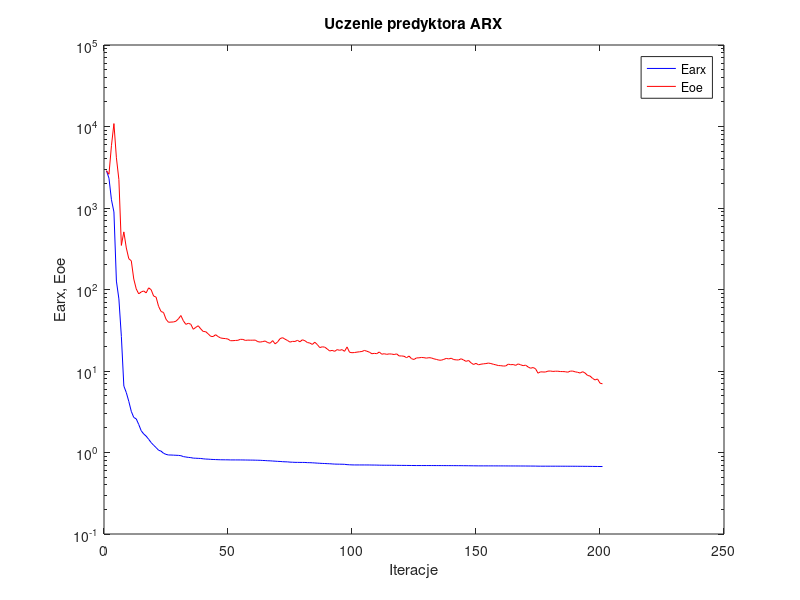
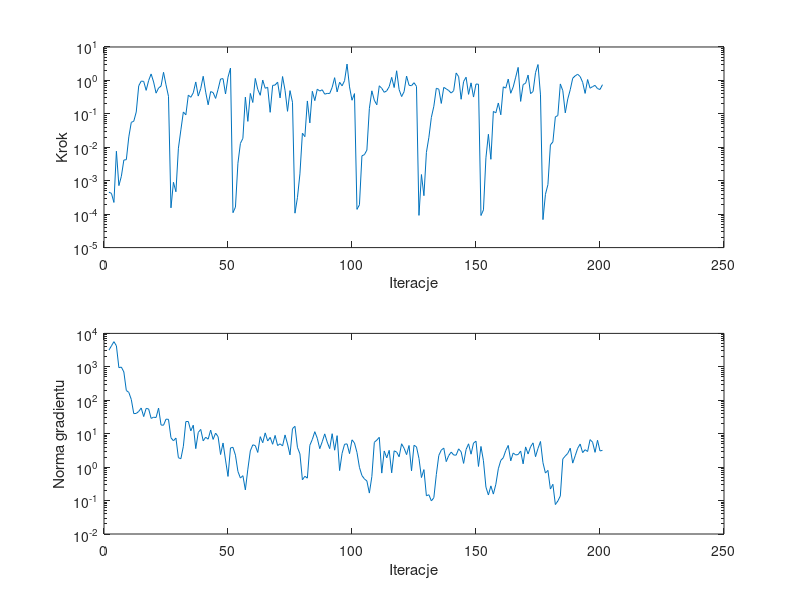

Recreate these plots in MATLAB, in order.
%uczenie predyktora arx
clear all;
n=0; farx(n+1)=2.857525e+003; foe(n+1)=2.870663e+003; wspucz(n+1)=0.000000e+000; ng(n+1)=0.000000e+000;
%odnowa zmiennej metryki
n=1; farx(n+1)=2.324347e+003; foe(n+1)=2.591655e+003; krok(n+1)=4.532388e-004; ng(n+1)=3.168688e+003;
n=2; farx(n+1)=1.262667e+003; foe(n+1)=5.814587e+003; krok(n+1)=4.187548e-004; ng(n+1)=4.242733e+003;
n=3; farx(n+1)=8.952265e+002; foe(n+1)=1.086118e+004; krok(n+1)=2.241333e-004; ng(n+1)=5.659534e+003;
n=4; farx(n+1)=1.269233e+002; foe(n+1)=4.129883e+003; krok(n+1)=7.626318e-003; ng(n+1)=4.257147e+003;
n=5; farx(n+1)=7.670736e+001; foe(n+1)=2.234190e+003; krok(n+1)=7.138862e-004; ng(n+1)=9.420679e+002;
n=6; farx(n+1)=2.656408e+001; foe(n+1)=3.473721e+002; krok(n+1)=1.358387e-003; ng(n+1)=9.823388e+002;
n=7; farx(n+1)=6.542061e+000; foe(n+1)=5.092487e+002; krok(n+1)=4.154663e-003; ng(n+1)=7.025714e+002;
n=8; farx(n+1)=5.430537e+000; foe(n+1)=3.230547e+002; krok(n+1)=4.260904e-003; ng(n+1)=1.959452e+002;
n=9; farx(n+1)=4.236886e+000; foe(n+1)=2.385377e+002; krok(n+1)=2.043074e-002; ng(n+1)=1.723598e+002;
n=10; farx(n+1)=3.200545e+000; foe(n+1)=2.250858e+002; krok(n+1)=5.565015e-002; ng(n+1)=1.060574e+002;
n=11; farx(n+1)=2.692085e+000; foe(n+1)=1.345624e+002; krok(n+1)=6.004768e-002; ng(n+1)=3.987872e+001;
n=12; farx(n+1)=2.585559e+000; foe(n+1)=1.016992e+002; krok(n+1)=1.138873e-001; ng(n+1)=4.039934e+001;
n=13; farx(n+1)=2.208335e+000; foe(n+1)=8.842160e+001; krok(n+1)=6.900158e-001; ng(n+1)=4.634647e+001;
n=14; farx(n+1)=1.850656e+000; foe(n+1)=9.330393e+001; krok(n+1)=9.528451e-001; ng(n+1)=5.881111e+001;
n=15; farx(n+1)=1.690021e+000; foe(n+1)=9.597420e+001; krok(n+1)=9.362720e-001; ng(n+1)=3.250260e+001;
n=16; farx(n+1)=1.587240e+000; foe(n+1)=9.083560e+001; krok(n+1)=5.045340e-001; ng(n+1)=5.706875e+001;
n=17; farx(n+1)=1.454621e+000; foe(n+1)=1.047871e+002; krok(n+1)=9.933049e-001; ng(n+1)=5.501796e+001;
n=18; farx(n+1)=1.325193e+000; foe(n+1)=9.948202e+001; krok(n+1)=1.561580e+000; ng(n+1)=2.870550e+001;
n=19; farx(n+1)=1.227656e+000; foe(n+1)=8.318632e+001; krok(n+1)=9.001093e-001; ng(n+1)=3.107420e+001;
n=20; farx(n+1)=1.149182e+000; foe(n+1)=8.065620e+001; krok(n+1)=4.164005e-001; ng(n+1)=3.046255e+001;
n=21; farx(n+1)=1.066009e+000; foe(n+1)=6.216969e+001; krok(n+1)=5.914179e-001; ng(n+1)=5.848498e+001;
n=22; farx(n+1)=1.039861e+000; foe(n+1)=5.374729e+001; krok(n+1)=6.777732e-001; ng(n+1)=1.823007e+001;
n=23; farx(n+1)=9.787215e-001; foe(n+1)=5.224531e+001; krok(n+1)=1.749195e+000; ng(n+1)=1.789491e+001;
n=24; farx(n+1)=9.489301e-001; foe(n+1)=4.317413e+001; krok(n+1)=7.386536e-001; ng(n+1)=2.722107e+001;
n=25; farx(n+1)=9.324510e-001; foe(n+1)=3.962357e+001; krok(n+1)=3.349286e-001; ng(n+1)=2.686221e+001;
%odnowa zmiennej metryki
n=26; farx(n+1)=9.315201e-001; foe(n+1)=3.982689e+001; krok(n+1)=1.545124e-004; ng(n+1)=7.575753e+000;
n=27; farx(n+1)=9.280493e-001; foe(n+1)=3.996864e+001; krok(n+1)=8.989595e-004; ng(n+1)=6.119018e+000;
n=28; farx(n+1)=9.248391e-001; foe(n+1)=4.079762e+001; krok(n+1)=4.676141e-004; ng(n+1)=7.408073e+000;
n=29; farx(n+1)=9.219733e-001; foe(n+1)=4.362916e+001; krok(n+1)=9.385969e-003; ng(n+1)=1.912247e+000;
n=30; farx(n+1)=9.139973e-001; foe(n+1)=4.794609e+001; krok(n+1)=3.320390e-002; ng(n+1)=1.784281e+000;
n=31; farx(n+1)=8.907595e-001; foe(n+1)=4.127974e+001; krok(n+1)=1.138873e-001; ng(n+1)=4.219119e+000;
n=32; farx(n+1)=8.805244e-001; foe(n+1)=3.736731e+001; krok(n+1)=9.358032e-002; ng(n+1)=2.303424e+001;
n=33; farx(n+1)=8.713197e-001; foe(n+1)=3.852664e+001; krok(n+1)=3.635836e-001; ng(n+1)=2.319109e+001;
n=34; farx(n+1)=8.652457e-001; foe(n+1)=3.744867e+001; krok(n+1)=3.132115e-001; ng(n+1)=1.214101e+001;
n=35; farx(n+1)=8.533498e-001; foe(n+1)=3.251803e+001; krok(n+1)=4.268310e-001; ng(n+1)=1.798471e+001;
n=36; farx(n+1)=8.505464e-001; foe(n+1)=3.431758e+001; krok(n+1)=8.997464e-001; ng(n+1)=3.574638e+000;
n=37; farx(n+1)=8.476089e-001; foe(n+1)=3.589230e+001; krok(n+1)=3.404866e-001; ng(n+1)=1.088857e+001;
n=38; farx(n+1)=8.447199e-001; foe(n+1)=3.287373e+001; krok(n+1)=5.680238e-001; ng(n+1)=1.344145e+001;
n=39; farx(n+1)=8.371681e-001; foe(n+1)=3.054862e+001; krok(n+1)=1.329625e+000; ng(n+1)=6.117732e+000;
n=40; farx(n+1)=8.308956e-001; foe(n+1)=3.038364e+001; krok(n+1)=4.461084e-001; ng(n+1)=7.839158e+000;
n=41; farx(n+1)=8.287946e-001; foe(n+1)=2.858391e+001; krok(n+1)=1.865458e-001; ng(n+1)=6.859594e+000;
n=42; farx(n+1)=8.241669e-001; foe(n+1)=2.665423e+001; krok(n+1)=4.635137e-001; ng(n+1)=1.284167e+001;
n=43; farx(n+1)=8.210624e-001; foe(n+1)=2.645830e+001; krok(n+1)=4.329486e-001; ng(n+1)=6.745571e+000;
n=44; farx(n+1)=8.189544e-001; foe(n+1)=2.788177e+001; krok(n+1)=2.894475e-001; ng(n+1)=1.042126e+001;
n=45; farx(n+1)=8.165479e-001; foe(n+1)=2.647678e+001; krok(n+1)=5.422916e-001; ng(n+1)=8.153195e+000;
n=46; farx(n+1)=8.147850e-001; foe(n+1)=2.543412e+001; krok(n+1)=1.104103e+000; ng(n+1)=2.381255e+000;
n=47; farx(n+1)=8.138607e-001; foe(n+1)=2.514257e+001; krok(n+1)=1.128562e+000; ng(n+1)=5.275196e+000;
n=48; farx(n+1)=8.134068e-001; foe(n+1)=2.497881e+001; krok(n+1)=3.924010e-001; ng(n+1)=1.629970e+000;
n=49; farx(n+1)=8.127405e-001; foe(n+1)=2.465572e+001; krok(n+1)=1.251615e+000; ng(n+1)=5.276705e-001;
n=50; farx(n+1)=8.111763e-001; foe(n+1)=2.352538e+001; krok(n+1)=2.336873e+000; ng(n+1)=3.748975e+000;
%odnowa zmiennej metryki
n=51; farx(n+1)=8.109952e-001; foe(n+1)=2.355674e+001; krok(n+1)=1.107642e-004; ng(n+1)=3.920707e+000;
n=52; farx(n+1)=8.109102e-001; foe(n+1)=2.370314e+001; krok(n+1)=1.622016e-004; ng(n+1)=2.279132e+000;
n=53; farx(n+1)=8.107582e-001; foe(n+1)=2.381262e+001; krok(n+1)=3.340601e-003; ng(n+1)=7.434614e-001;
n=54; farx(n+1)=8.105292e-001; foe(n+1)=2.448662e+001; krok(n+1)=1.308616e-002; ng(n+1)=4.718444e-001;
n=55; farx(n+1)=8.098381e-001; foe(n+1)=2.441093e+001; krok(n+1)=1.849615e-002; ng(n+1)=5.560233e-001;
n=56; farx(n+1)=8.090331e-001; foe(n+1)=2.374226e+001; krok(n+1)=3.160606e-001; ng(n+1)=2.086601e-001;
n=57; farx(n+1)=8.081988e-001; foe(n+1)=2.393813e+001; krok(n+1)=5.955282e-002; ng(n+1)=8.700306e-001;
n=58; farx(n+1)=8.072066e-001; foe(n+1)=2.386730e+001; krok(n+1)=4.079802e-001; ng(n+1)=3.066401e+000;
n=59; farx(n+1)=8.066422e-001; foe(n+1)=2.388969e+001; krok(n+1)=2.186286e-001; ng(n+1)=4.646791e+000;
n=60; farx(n+1)=8.050665e-001; foe(n+1)=2.392754e+001; krok(n+1)=1.146483e+000; ng(n+1)=4.406851e+000;
n=61; farx(n+1)=8.037613e-001; foe(n+1)=2.293047e+001; krok(n+1)=5.378226e-001; ng(n+1)=2.751267e+000;
n=62; farx(n+1)=8.023532e-001; foe(n+1)=2.263271e+001; krok(n+1)=3.589327e-001; ng(n+1)=8.152578e+000;
n=63; farx(n+1)=7.986219e-001; foe(n+1)=2.297713e+001; krok(n+1)=1.026286e+000; ng(n+1)=5.367366e+000;
n=64; farx(n+1)=7.963243e-001; foe(n+1)=2.333906e+001; krok(n+1)=5.824576e-001; ng(n+1)=1.057638e+001;
n=65; farx(n+1)=7.920765e-001; foe(n+1)=2.232578e+001; krok(n+1)=6.212565e-001; ng(n+1)=6.041084e+000;
n=66; farx(n+1)=7.902518e-001; foe(n+1)=2.193327e+001; krok(n+1)=1.112054e-001; ng(n+1)=7.764825e+000;
n=67; farx(n+1)=7.861477e-001; foe(n+1)=2.359777e+001; krok(n+1)=7.101669e-001; ng(n+1)=4.827978e+000;
n=68; farx(n+1)=7.829230e-001; foe(n+1)=2.151533e+001; krok(n+1)=7.273018e-001; ng(n+1)=8.887111e+000;
n=69; farx(n+1)=7.786827e-001; foe(n+1)=2.274382e+001; krok(n+1)=8.897574e-001; ng(n+1)=4.423109e+000;
n=70; farx(n+1)=7.766627e-001; foe(n+1)=2.497711e+001; krok(n+1)=2.994154e-001; ng(n+1)=4.979887e+000;
n=71; farx(n+1)=7.717710e-001; foe(n+1)=2.564534e+001; krok(n+1)=1.307567e+000; ng(n+1)=4.314389e+000;
n=72; farx(n+1)=7.690305e-001; foe(n+1)=2.457391e+001; krok(n+1)=5.041216e-001; ng(n+1)=9.185431e+000;
n=73; farx(n+1)=7.674726e-001; foe(n+1)=2.368417e+001; krok(n+1)=1.190847e-001; ng(n+1)=4.928452e+000;
n=74; farx(n+1)=7.618010e-001; foe(n+1)=2.261339e+001; krok(n+1)=4.951781e-001; ng(n+1)=2.326935e+000;
n=75; farx(n+1)=7.597983e-001; foe(n+1)=2.309138e+001; krok(n+1)=2.224108e-001; ng(n+1)=1.416248e+001;
%odnowa zmiennej metryki
n=76; farx(n+1)=7.571347e-001; foe(n+1)=2.303572e+001; krok(n+1)=1.070946e-004; ng(n+1)=1.661748e+001;
n=77; farx(n+1)=7.567674e-001; foe(n+1)=2.377436e+001; krok(n+1)=3.125285e-004; ng(n+1)=3.905942e+000;
n=78; farx(n+1)=7.558513e-001; foe(n+1)=2.282721e+001; krok(n+1)=1.602144e-003; ng(n+1)=2.496376e+000;
n=79; farx(n+1)=7.554762e-001; foe(n+1)=2.415794e+001; krok(n+1)=2.642647e-002; ng(n+1)=4.177515e-001;
n=80; farx(n+1)=7.550455e-001; foe(n+1)=2.354083e+001; krok(n+1)=2.079162e-002; ng(n+1)=5.328962e-001;
n=81; farx(n+1)=7.510473e-001; foe(n+1)=2.234611e+001; krok(n+1)=2.429329e-001; ng(n+1)=4.687318e-001;
n=82; farx(n+1)=7.502186e-001; foe(n+1)=2.203488e+001; krok(n+1)=5.360061e-002; ng(n+1)=4.509183e+000;
n=83; farx(n+1)=7.476935e-001; foe(n+1)=2.119261e+001; krok(n+1)=4.734602e-001; ng(n+1)=6.728627e+000;
n=84; farx(n+1)=7.443880e-001; foe(n+1)=2.255921e+001; krok(n+1)=2.485530e-001; ng(n+1)=1.149209e+001;
n=85; farx(n+1)=7.407089e-001; foe(n+1)=2.113197e+001; krok(n+1)=5.477226e-001; ng(n+1)=7.302233e+000;
n=86; farx(n+1)=7.377084e-001; foe(n+1)=1.937757e+001; krok(n+1)=4.810883e-001; ng(n+1)=3.566451e+000;
n=87; farx(n+1)=7.345874e-001; foe(n+1)=1.980038e+001; krok(n+1)=5.243733e-001; ng(n+1)=5.759234e+000;
n=88; farx(n+1)=7.327524e-001; foe(n+1)=1.963762e+001; krok(n+1)=3.881773e-001; ng(n+1)=9.883346e+000;
n=89; farx(n+1)=7.297014e-001; foe(n+1)=1.864577e+001; krok(n+1)=4.090511e-001; ng(n+1)=5.630667e+000;
n=90; farx(n+1)=7.280417e-001; foe(n+1)=1.760819e+001; krok(n+1)=4.065930e-001; ng(n+1)=3.575556e+000;
n=91; farx(n+1)=7.242973e-001; foe(n+1)=1.791339e+001; krok(n+1)=6.182030e-001; ng(n+1)=9.993647e+000;
n=92; farx(n+1)=7.209244e-001; foe(n+1)=1.743054e+001; krok(n+1)=1.207877e+000; ng(n+1)=3.208249e+000;
n=93; farx(n+1)=7.196563e-001; foe(n+1)=1.829744e+001; krok(n+1)=4.536903e-001; ng(n+1)=8.739677e+000;
n=94; farx(n+1)=7.188486e-001; foe(n+1)=1.794394e+001; krok(n+1)=8.812470e-001; ng(n+1)=7.893288e-001;
n=95; farx(n+1)=7.179962e-001; foe(n+1)=1.828676e+001; krok(n+1)=6.888628e-001; ng(n+1)=2.585786e+000;
n=96; farx(n+1)=7.161565e-001; foe(n+1)=1.744172e+001; krok(n+1)=9.819795e-001; ng(n+1)=4.827818e+000;
n=97; farx(n+1)=7.098012e-001; foe(n+1)=1.972595e+001; krok(n+1)=3.083832e+000; ng(n+1)=4.965407e+000;
n=98; farx(n+1)=7.069494e-001; foe(n+1)=1.699215e+001; krok(n+1)=6.400584e-001; ng(n+1)=2.531692e+000;
n=99; farx(n+1)=7.046396e-001; foe(n+1)=1.675923e+001; krok(n+1)=2.554195e-001; ng(n+1)=6.556180e+000;
n=100; farx(n+1)=7.037051e-001; foe(n+1)=1.685429e+001; krok(n+1)=4.033988e-001; ng(n+1)=5.271883e+000;
%odnowa zmiennej metryki
n=101; farx(n+1)=7.036234e-001; foe(n+1)=1.705622e+001; krok(n+1)=1.389822e-004; ng(n+1)=2.755110e+000;
n=102; farx(n+1)=7.036075e-001; foe(n+1)=1.720108e+001; krok(n+1)=1.906226e-004; ng(n+1)=9.849462e-001;
n=103; farx(n+1)=7.034707e-001; foe(n+1)=1.736485e+001; krok(n+1)=5.557598e-003; ng(n+1)=5.609509e-001;
n=104; farx(n+1)=7.033790e-001; foe(n+1)=1.787275e+001; krok(n+1)=6.023109e-003; ng(n+1)=4.452599e-001;
n=105; farx(n+1)=7.032987e-001; foe(n+1)=1.748358e+001; krok(n+1)=8.237127e-003; ng(n+1)=3.852960e-001;
n=106; farx(n+1)=7.029614e-001; foe(n+1)=1.703096e+001; krok(n+1)=1.447238e-001; ng(n+1)=1.675113e-001;
n=107; farx(n+1)=7.018944e-001; foe(n+1)=1.629535e+001; krok(n+1)=4.884576e-001; ng(n+1)=5.207902e-001;
n=108; farx(n+1)=7.015666e-001; foe(n+1)=1.645862e+001; krok(n+1)=2.553603e-001; ng(n+1)=5.518589e+000;
n=109; farx(n+1)=7.007380e-001; foe(n+1)=1.632106e+001; krok(n+1)=1.865214e-001; ng(n+1)=6.442427e+000;
n=110; farx(n+1)=6.992369e-001; foe(n+1)=1.711148e+001; krok(n+1)=6.914797e-001; ng(n+1)=7.790377e+000;
n=111; farx(n+1)=6.986089e-001; foe(n+1)=1.607810e+001; krok(n+1)=5.792353e-001; ng(n+1)=6.631202e-001;
n=112; farx(n+1)=6.981121e-001; foe(n+1)=1.629008e+001; krok(n+1)=4.411592e-001; ng(n+1)=3.047148e+000;
n=113; farx(n+1)=6.978732e-001; foe(n+1)=1.601308e+001; krok(n+1)=4.884576e-001; ng(n+1)=1.892544e+000;
n=114; farx(n+1)=6.976867e-001; foe(n+1)=1.621699e+001; krok(n+1)=6.522451e-001; ng(n+1)=3.182647e+000;
n=115; farx(n+1)=6.974180e-001; foe(n+1)=1.613772e+001; krok(n+1)=1.236644e+000; ng(n+1)=6.759020e-001;
n=116; farx(n+1)=6.970016e-001; foe(n+1)=1.592522e+001; krok(n+1)=6.128735e-001; ng(n+1)=3.073008e+000;
n=117; farx(n+1)=6.959431e-001; foe(n+1)=1.622174e+001; krok(n+1)=1.943463e+000; ng(n+1)=2.829752e+000;
n=118; farx(n+1)=6.953983e-001; foe(n+1)=1.530234e+001; krok(n+1)=5.327583e-001; ng(n+1)=2.043736e+000;
n=119; farx(n+1)=6.947861e-001; foe(n+1)=1.530456e+001; krok(n+1)=3.287969e-001; ng(n+1)=5.000161e+000;
n=120; farx(n+1)=6.944401e-001; foe(n+1)=1.516429e+001; krok(n+1)=4.602673e-001; ng(n+1)=3.670192e+000;
n=121; farx(n+1)=6.939045e-001; foe(n+1)=1.456911e+001; krok(n+1)=1.352332e+000; ng(n+1)=2.366350e+000;
n=122; farx(n+1)=6.934687e-001; foe(n+1)=1.525234e+001; krok(n+1)=7.178655e-001; ng(n+1)=4.439590e+000;
n=123; farx(n+1)=6.927084e-001; foe(n+1)=1.414722e+001; krok(n+1)=6.930078e-001; ng(n+1)=7.756338e-001;
n=124; farx(n+1)=6.921798e-001; foe(n+1)=1.385770e+001; krok(n+1)=8.551938e-001; ng(n+1)=4.498805e+000;
n=125; farx(n+1)=6.917926e-001; foe(n+1)=1.447445e+001; krok(n+1)=6.653319e-001; ng(n+1)=4.054788e+000;
%odnowa zmiennej metryki
n=126; farx(n+1)=6.917630e-001; foe(n+1)=1.451160e+001; krok(n+1)=9.186583e-005; ng(n+1)=1.822437e+000;
n=127; farx(n+1)=6.917373e-001; foe(n+1)=1.466969e+001; krok(n+1)=1.532691e-003; ng(n+1)=4.876973e-001;
n=128; farx(n+1)=6.917170e-001; foe(n+1)=1.457569e+001; krok(n+1)=3.569431e-004; ng(n+1)=8.437253e-001;
n=129; farx(n+1)=6.917018e-001; foe(n+1)=1.438439e+001; krok(n+1)=7.032104e-003; ng(n+1)=1.386025e-001;
n=130; farx(n+1)=6.916658e-001; foe(n+1)=1.457761e+001; krok(n+1)=1.987953e-002; ng(n+1)=1.495440e-001;
n=131; farx(n+1)=6.916041e-001; foe(n+1)=1.446662e+001; krok(n+1)=7.853583e-002; ng(n+1)=9.774574e-002;
n=132; farx(n+1)=6.914350e-001; foe(n+1)=1.410767e+001; krok(n+1)=1.687792e-001; ng(n+1)=1.217320e-001;
n=133; farx(n+1)=6.912440e-001; foe(n+1)=1.388129e+001; krok(n+1)=5.821767e-001; ng(n+1)=5.976134e-001;
n=134; farx(n+1)=6.911426e-001; foe(n+1)=1.360445e+001; krok(n+1)=5.458698e-001; ng(n+1)=2.238393e+000;
n=135; farx(n+1)=6.910090e-001; foe(n+1)=1.356810e+001; krok(n+1)=2.048945e-001; ng(n+1)=3.228286e+000;
n=136; farx(n+1)=6.907395e-001; foe(n+1)=1.388250e+001; krok(n+1)=6.193808e-001; ng(n+1)=3.715581e+000;
n=137; farx(n+1)=6.905065e-001; foe(n+1)=1.427461e+001; krok(n+1)=5.596492e-001; ng(n+1)=1.460861e+000;
n=138; farx(n+1)=6.903513e-001; foe(n+1)=1.407765e+001; krok(n+1)=4.974118e-001; ng(n+1)=2.222108e+000;
n=139; farx(n+1)=6.901870e-001; foe(n+1)=1.434419e+001; krok(n+1)=4.187571e-001; ng(n+1)=2.819487e+000;
n=140; farx(n+1)=6.899589e-001; foe(n+1)=1.382034e+001; krok(n+1)=4.951781e-001; ng(n+1)=2.304806e+000;
n=141; farx(n+1)=6.897060e-001; foe(n+1)=1.369476e+001; krok(n+1)=1.670810e+000; ng(n+1)=2.281830e+000;
n=142; farx(n+1)=6.894253e-001; foe(n+1)=1.366007e+001; krok(n+1)=1.296088e+000; ng(n+1)=3.521267e+000;
n=143; farx(n+1)=6.892900e-001; foe(n+1)=1.413538e+001; krok(n+1)=2.730638e-001; ng(n+1)=2.877756e+000;
n=144; farx(n+1)=6.887237e-001; foe(n+1)=1.364524e+001; krok(n+1)=9.282331e-001; ng(n+1)=1.294200e+000;
n=145; farx(n+1)=6.882636e-001; foe(n+1)=1.313657e+001; krok(n+1)=1.245801e+000; ng(n+1)=3.370077e+000;
n=146; farx(n+1)=6.878530e-001; foe(n+1)=1.346749e+001; krok(n+1)=3.827775e-001; ng(n+1)=4.983392e+000;
n=147; farx(n+1)=6.870978e-001; foe(n+1)=1.260171e+001; krok(n+1)=8.456470e-001; ng(n+1)=2.439886e+000;
n=148; farx(n+1)=6.867020e-001; foe(n+1)=1.202179e+001; krok(n+1)=3.180725e-001; ng(n+1)=5.251961e+000;
n=149; farx(n+1)=6.860576e-001; foe(n+1)=1.240691e+001; krok(n+1)=7.807902e-001; ng(n+1)=5.969108e+000;
n=150; farx(n+1)=6.856200e-001; foe(n+1)=1.191407e+001; krok(n+1)=7.679697e-001; ng(n+1)=1.047641e+000;
%odnowa zmiennej metryki
n=151; farx(n+1)=6.854983e-001; foe(n+1)=1.212349e+001; krok(n+1)=9.108681e-005; ng(n+1)=4.157017e+000;
n=152; farx(n+1)=6.854693e-001; foe(n+1)=1.224237e+001; krok(n+1)=1.340733e-004; ng(n+1)=1.554627e+000;
n=153; farx(n+1)=6.854455e-001; foe(n+1)=1.233851e+001; krok(n+1)=4.845858e-003; ng(n+1)=2.538217e-001;
n=154; farx(n+1)=6.854044e-001; foe(n+1)=1.251541e+001; krok(n+1)=2.452306e-002; ng(n+1)=1.466363e-001;
n=155; farx(n+1)=6.853799e-001; foe(n+1)=1.234415e+001; krok(n+1)=4.372259e-003; ng(n+1)=2.751260e-001;
n=156; farx(n+1)=6.851852e-001; foe(n+1)=1.209989e+001; krok(n+1)=1.181740e-001; ng(n+1)=1.562037e-001;
n=157; farx(n+1)=6.850760e-001; foe(n+1)=1.189712e+001; krok(n+1)=1.075010e-001; ng(n+1)=3.072622e-001;
n=158; farx(n+1)=6.849209e-001; foe(n+1)=1.167215e+001; krok(n+1)=2.114442e-001; ng(n+1)=8.931488e-001;
n=159; farx(n+1)=6.848449e-001; foe(n+1)=1.162274e+001; krok(n+1)=9.373676e-002; ng(n+1)=1.591120e+000;
n=160; farx(n+1)=6.847024e-001; foe(n+1)=1.150950e+001; krok(n+1)=6.428475e-001; ng(n+1)=1.904935e+000;
n=161; farx(n+1)=6.844647e-001; foe(n+1)=1.153430e+001; krok(n+1)=5.899217e-001; ng(n+1)=3.148735e+000;
n=162; farx(n+1)=6.840873e-001; foe(n+1)=1.214310e+001; krok(n+1)=1.096368e+000; ng(n+1)=4.458083e+000;
n=163; farx(n+1)=6.839698e-001; foe(n+1)=1.194613e+001; krok(n+1)=4.128102e-001; ng(n+1)=1.547236e+000;
n=164; farx(n+1)=6.838289e-001; foe(n+1)=1.201034e+001; krok(n+1)=6.371584e-001; ng(n+1)=2.646897e+000;
n=165; farx(n+1)=6.836635e-001; foe(n+1)=1.172870e+001; krok(n+1)=1.250551e+000; ng(n+1)=2.316707e+000;
n=166; farx(n+1)=6.833981e-001; foe(n+1)=1.222182e+001; krok(n+1)=2.453558e+000; ng(n+1)=2.379663e+000;
n=167; farx(n+1)=6.831716e-001; foe(n+1)=1.191611e+001; krok(n+1)=2.357265e-001; ng(n+1)=3.026357e+000;
n=168; farx(n+1)=6.829954e-001; foe(n+1)=1.163052e+001; krok(n+1)=7.525649e-001; ng(n+1)=1.254081e+000;
n=169; farx(n+1)=6.826752e-001; foe(n+1)=1.180188e+001; krok(n+1)=8.224396e-001; ng(n+1)=4.026831e+000;
n=170; farx(n+1)=6.822532e-001; foe(n+1)=1.121215e+001; krok(n+1)=1.447720e+000; ng(n+1)=2.474817e+000;
n=171; farx(n+1)=6.819671e-001; foe(n+1)=1.081195e+001; krok(n+1)=4.033988e-001; ng(n+1)=4.057106e+000;
n=172; farx(n+1)=6.816276e-001; foe(n+1)=1.102932e+001; krok(n+1)=4.641165e-001; ng(n+1)=5.322006e+000;
n=173; farx(n+1)=6.811567e-001; foe(n+1)=1.067194e+001; krok(n+1)=1.707324e+000; ng(n+1)=2.055591e+000;
n=174; farx(n+1)=6.800091e-001; foe(n+1)=9.398407e+000; krok(n+1)=2.984733e+000; ng(n+1)=3.637380e+000;
n=175; farx(n+1)=6.794983e-001; foe(n+1)=9.768638e+000; krok(n+1)=3.691454e-001; ng(n+1)=5.846752e+000;
%odnowa zmiennej metryki
n=176; farx(n+1)=6.794865e-001; foe(n+1)=9.726058e+000; krok(n+1)=6.874781e-005; ng(n+1)=1.355841e+000;
n=177; farx(n+1)=6.794733e-001; foe(n+1)=9.716483e+000; krok(n+1)=3.921839e-004; ng(n+1)=6.644563e-001;
n=178; farx(n+1)=6.794358e-001; foe(n+1)=9.968037e+000; krok(n+1)=7.663457e-004; ng(n+1)=8.001336e-001;
n=179; farx(n+1)=6.793906e-001; foe(n+1)=9.995190e+000; krok(n+1)=1.177574e-002; ng(n+1)=2.212093e-001;
n=180; farx(n+1)=6.792964e-001; foe(n+1)=9.883204e+000; krok(n+1)=1.448480e-002; ng(n+1)=3.069204e-001;
n=181; farx(n+1)=6.792690e-001; foe(n+1)=9.941361e+000; krok(n+1)=8.153064e-002; ng(n+1)=7.591135e-002;
n=182; farx(n+1)=6.792146e-001; foe(n+1)=9.940865e+000; krok(n+1)=8.892157e-002; ng(n+1)=9.695135e-002;
n=183; farx(n+1)=6.789997e-001; foe(n+1)=9.850991e+000; krok(n+1)=7.847380e-001; ng(n+1)=1.372817e-001;
n=184; farx(n+1)=6.788743e-001; foe(n+1)=9.842504e+000; krok(n+1)=4.936410e-001; ng(n+1)=1.757537e+000;
n=185; farx(n+1)=6.787522e-001; foe(n+1)=9.802783e+000; krok(n+1)=1.071906e-001; ng(n+1)=2.149155e+000;
n=186; farx(n+1)=6.784982e-001; foe(n+1)=9.665455e+000; krok(n+1)=2.785378e-001; ng(n+1)=2.574393e+000;
n=187; farx(n+1)=6.784011e-001; foe(n+1)=9.967941e+000; krok(n+1)=5.271762e-001; ng(n+1)=3.686773e+000;
n=188; farx(n+1)=6.782618e-001; foe(n+1)=9.979781e+000; krok(n+1)=1.163909e+000; ng(n+1)=1.318242e+000;
n=189; farx(n+1)=6.780710e-001; foe(n+1)=9.768030e+000; krok(n+1)=1.371445e+000; ng(n+1)=2.188728e+000;
n=190; farx(n+1)=6.776892e-001; foe(n+1)=9.642960e+000; krok(n+1)=1.526202e+000; ng(n+1)=3.656366e+000;
n=191; farx(n+1)=6.772830e-001; foe(n+1)=9.442224e+000; krok(n+1)=1.304490e+000; ng(n+1)=4.915093e+000;
n=192; farx(n+1)=6.770997e-001; foe(n+1)=9.806774e+000; krok(n+1)=8.773192e-001; ng(n+1)=2.713605e+000;
n=193; farx(n+1)=6.766488e-001; foe(n+1)=9.438539e+000; krok(n+1)=4.090511e-001; ng(n+1)=3.323204e+000;
n=194; farx(n+1)=6.762633e-001; foe(n+1)=8.815368e+000; krok(n+1)=1.063350e+000; ng(n+1)=2.934360e+000;
n=195; farx(n+1)=6.756845e-001; foe(n+1)=8.674940e+000; krok(n+1)=5.841487e-001; ng(n+1)=6.650412e+000;
n=196; farx(n+1)=6.750765e-001; foe(n+1)=8.119775e+000; krok(n+1)=6.524460e-001; ng(n+1)=5.566050e+000;
n=197; farx(n+1)=6.745392e-001; foe(n+1)=7.768161e+000; krok(n+1)=7.101669e-001; ng(n+1)=2.769804e+000;
n=198; farx(n+1)=6.738682e-001; foe(n+1)=7.980365e+000; krok(n+1)=5.695627e-001; ng(n+1)=6.373049e+000;
n=199; farx(n+1)=6.733878e-001; foe(n+1)=7.094473e+000; krok(n+1)=5.352197e-001; ng(n+1)=3.052685e+000;
n=200; farx(n+1)=6.730220e-001; foe(n+1)=6.965271e+000; krok(n+1)=7.461552e-001; ng(n+1)=3.172219e+000;

figure; semilogy(farx,'b'); hold on; semilogy(foe,'r'); xlabel('Iteracje'); ylabel('Earx, Eoe'); legend('Earx','Eoe'); title('Uczenie predyktora ARX');
figure; subplot(2,1,1); semilogy(krok); xlabel('Iteracje'); ylabel('Krok');
subplot(2,1,2); semilogy(ng); xlabel('Iteracje'); ylabel('Norma gradientu');
Earx=farx(n+1)
Eoe=foe(n+1)
